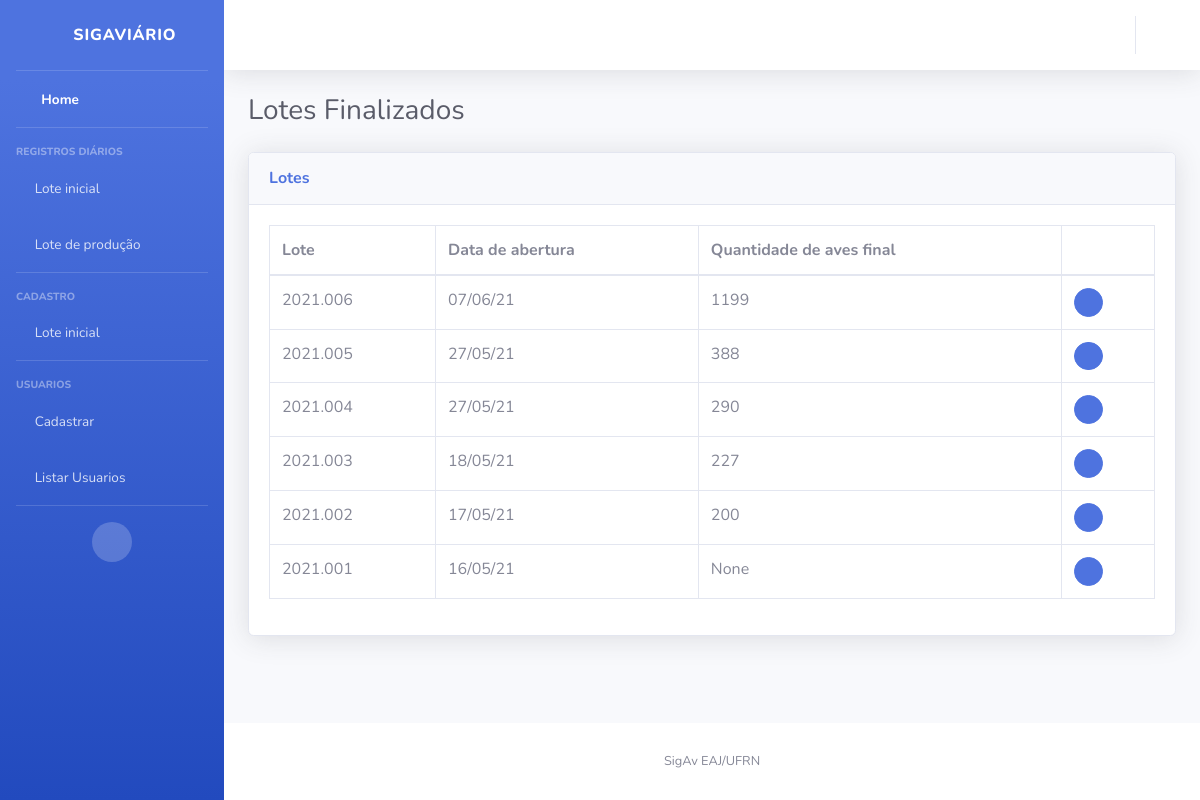
The app's page /lote/listar_finalizados/, older data.
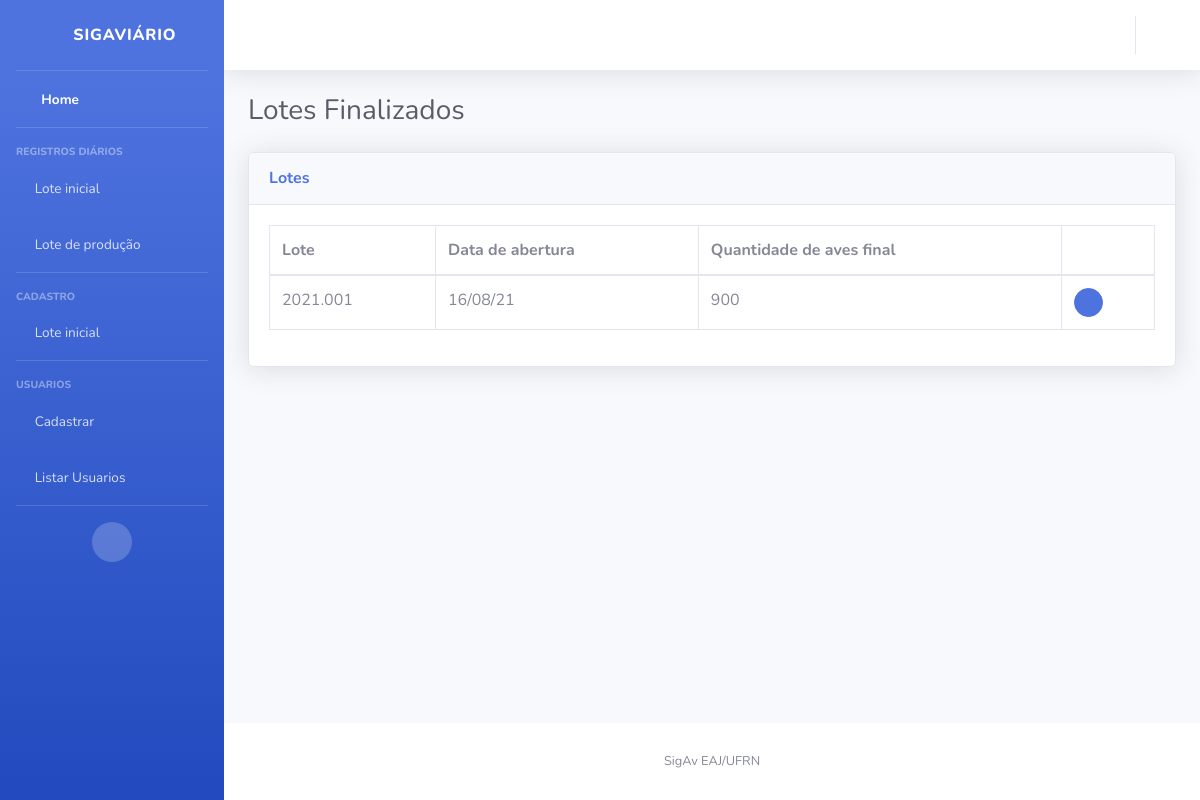
The same page, newer data.
### lote/models.py (models this page shows)
class Lote(models.Model):
    codigo = models.CharField(max_length=50, unique=True)
    aptidao = models.CharField(max_length=1, choices=APTIDAO, default='B')
    data_chegada = models.DateField(default=date.today)
    localidade = models.CharField(max_length=200)
    quantidade_aves_chegada = models.PositiveIntegerField()
    quantidade_aves_final = models.PositiveIntegerField(null=True, blank=True)
    raca = models.CharField(max_length=1, choices=RACA)
    status = models.CharField(max_length=1, choices=STATUS, default='A')
    def __str__(self):
        return self.codigo
    class Meta:
        ordering = ('status','data_chegada',)

### lote/views.py (the view)
# urls.py: path('listar_finalizados/', views.listar_finalizados, name='listar_finalizados'),
def listar_finalizados(request):
    lista_lotes = Lote.objects.filter(status="C").order_by('-codigo')
    informacoes = {
        'lista_lotes': lista_lotes
    }
    return render(request, 'lote/listar_finalizados.html', informacoes)

### templates/lote/listar_finalizados.html
{% extends "base.html" %}
{% block titulo %}
  Lotes Finalizados
{% endblock %}
{% block conteudo %}
<div class="card shadow mb-4">
    <div class="card-header py-3">
      <h6 class="m-0 font-weight-bold text-primary">Lotes</h6>
    </div>
    <div class="card-body">
      <div class="table-responsive">
        <table class="table table-bordered" id="dataTable" width="100%" cellspacing="0">
          <thead>
            <tr>
              <th>Lote</th>
              <th>Data de abertura</th>
              <th>Quantidade de aves final</th>
              <th></th>
            </tr>
          </thead>
          <tbody>
            {% for lote in lista_lotes %}
            <tr>
                <td>{{lote}}</td>
                <td>{{lote.data_chegada|date:"d/m/y" }}</td>
                <td>{{lote.quantidade_aves_final}}</td>
                <td>
                  <a href="{% url 'lote:detalhes_finalizado' pk=lote.pk %}" class="btn btn-primary btn-circle btn-sm">
                    <i class="fas fa-search"></i>
                  </a>
                </td>
            </tr>
            {% endfor %}
          </tbody>
        </table>
      </div>
    </div>
  </div>
{% endblock %}

### templates/base.html (shortened to what this page needs)
<!DOCTYPE html>
<html lang="en">
{% load static %}
<head>
  <link href="{% static 'vendor/fontawesome-free/css/all.min.css' %}" rel="stylesheet" type="text/css">
  <link rel="stylesheet" type="text/css" href="{% static 'css/sb-admin-2.css' %}" />
</head>
<body id="page-top">
  <div id="wrapper">
    <ul class="navbar-nav bg-gradient-primary sidebar sidebar-dark accordion" id="accordionSidebar">
      <a class="sidebar-brand d-flex align-items-center justify-content-center" href="{% url 'producao:home' %}">
        <div class="sidebar-brand-icon rotate-n-15">
          <i class="fas fa-egg"></i>
        </div>
        <div class="sidebar-brand-text mx-3">SigAviário</div>
      </a>
      <hr class="sidebar-divider my-0">
      <li class="nav-item active">
        <a class="nav-link" href="{% url 'producao:home' %}">
          <i class="fas fa-fw fa-tachometer-alt"></i>
          <span>Home</span></a>
      </li>
      <hr class="sidebar-divider">
      <div class="sidebar-heading">
        Registros diários
      </div>
      <li class="nav-item">
        <a class="nav-link collapsed" href="{% url 'lote:detalhes'%}">
          <i class="fas fa-border-all"></i>
          <span>Lote inicial</span>
        </a>
      </li>
      <li class="nav-item">
        <a class="nav-link collapsed" href="{% url 'producao:listar'%}">
          <i class="fas fa-egg"></i>
          <span>Lote de produção</span>
        </a>
      </li>
      <hr class="sidebar-divider">
        <div class="sidebar-heading">
        Cadastro
        </div>
        <li class="nav-item">
          <a class="nav-link collapsed" href="{% url 'lote:criar' %}">
            <i class="fas fa-plus"></i>
            <span>Lote inicial</span>
          </a>
        </li>
       <hr class="sidebar-divider">
       <div class="sidebar-heading">
        Usuarios
      </div>
      <li class="nav-item">
        <a class="nav-link collapsed" href="{% url 'usuario:cadastrar' %}">
          <i class="fas fa-plus"></i>
          <span>Cadastrar</span>
        </a>
      </li>
      <li class="nav-item">
        <a class="nav-link collapsed" href="#" data-toggle="collapse" data-target="#collapseUser" aria-expanded="true" aria-controls="collapseUtilities">
          <i class="fas fa-users"></i>
          <span>Listar Usuarios</span>
        </a>
      </li>
      <hr class="sidebar-divider d-none d-md-block">
      <div class="text-center d-none d-md-inline">
        <button class="rounded-circle border-0" id="sidebarToggle"></button>
      </div>
    </ul>
    <div id="content-wrapper" class="d-flex flex-column">
      <div id="content">
        <nav class="navbar navbar-expand navbar-light bg-white topbar mb-4 static-top shadow">
          <ul class="navbar-nav ml-auto">
            <li class="nav-item dropdown no-arrow">
              <a class="nav-link dropdown-toggle" href="#" id="userDropdown" role="button" data-toggle="dropdown" aria-haspopup="true" aria-expanded="false">
              </a>
            </li>
          </ul>
        </nav>
        <div class="container-fluid">
          <div class="d-sm-flex align-items-center justify-content-between mb-4">
            <h1 class="h3 mb-0 text-gray-800">
              {% block titulo %}
              {% endblock %}
            </h1>
          </div>
          {% block conteudo %}{% endblock %}
        </div>
      </div>
      <footer class="sticky-footer bg-white">
        <div class="container my-auto">
          <div class="copyright text-center my-auto">
            <span> SigAv EAJ/UFRN</span>
          </div>
        </div>
      </footer>
    </div>
  </div>
</body>
</html>

Row changes from the older to the newer data that the page shows:
removed Lote: codigo "2021.006", data_chegada "07/06/21", quantidade_aves_final "1199"
removed Lote: codigo "2021.005", data_chegada "27/05/21", quantidade_aves_final "388"
removed Lote: codigo "2021.004", data_chegada "27/05/21", quantidade_aves_final "290"
removed Lote: codigo "2021.003", data_chegada "18/05/21", quantidade_aves_final "227"
removed Lote: codigo "2021.002", data_chegada "17/05/21", quantidade_aves_final "200"
removed Lote: codigo "2021.001", data_chegada "16/05/21", quantidade_aves_final "None"
added Lote: codigo "2021.001", data_chegada "16/08/21", quantidade_aves_final "900"
